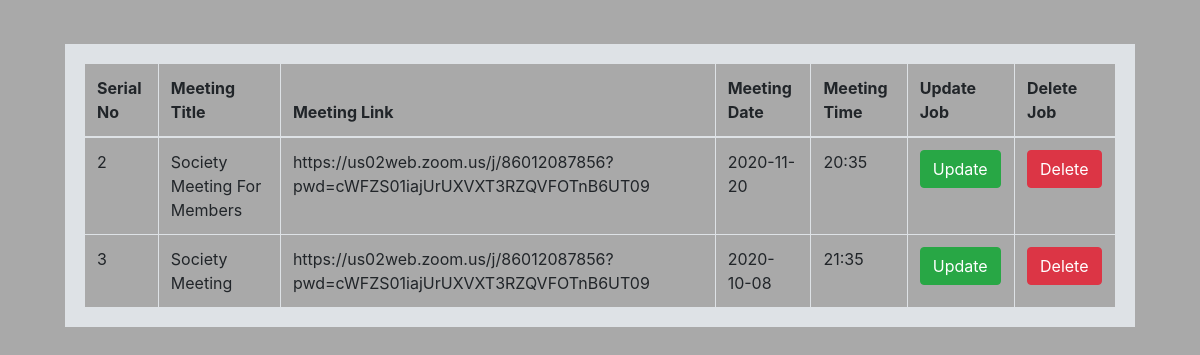
Screenshot of /view_host_meeting.php (signed in) with the database file from the repository.
### tables this page shows
CREATE TABLE `host_meeting` (
  `meeting_slno` int(100) NOT NULL,
  `meeting` varchar(100) NOT NULL,
  `meeting_link` varchar(100) NOT NULL,
  `date_of_meeting` varchar(100) NOT NULL,
  `time_of_meeting` varchar(100) NOT NULL
);

### view_host_meeting.php (the view, shortened to what this page needs)
<?php
    include 'dbconn.php';
if(!isset($_SESSION['loggedin']) && $_SESSION['user']=="admin"){
echo '
<div class="alert alert-danger" role="alert">
Login First
</div>';
}
else if(isset($_SESSION['loggedin']) && $_SESSION['user']==null){
    echo '
    <div class="alert alert-danger" role="alert">
    You are not an Admin
    </div>';
}
else if(!isset($_SESSION['loggedin']) && $_SESSION['user']==null){
    echo '
    <div class="alert alert-danger" role="alert">
    Login First
    </div>';
    }
    else{
?>
<!doctype html>
<html lang="en">
<head>
    <link rel="stylesheet" href="https://stackpath.bootstrapcdn.com/bootstrap/4.5.2/css/bootstrap.min.css"
>
</head>
<body style="background-color: darkgray;">
    <div class="container">
        <div class="card-body" style="overflow-x:auto;">
            <table class="table table-bordered my-4" style="border-width: 20px; ">
                <thead style="background-color:darkgray;">
                    <tr>
                        <th scope="col">Serial No</th>
                        <th scope="col">Meeting Title</th>
                        <th scope="col">Meeting Link</th>
                        <th scope="col">Meeting Date</th>
                        <th scope="col">Meeting Time</th>
                        <th scope="col">Update Job</th>
                        <th scope="col">Delete Job</th>
                    </tr>
                </thead>
                <tbody>
                    <?php
$sql="select * from `host_meeting`";
$result=mysqli_query($conn,$sql);
while($row=mysqli_fetch_assoc($result)){
echo ' <tr>
<td>'.$row['meeting_slno'].'</td>
<td>'.$row['meeting'].'</td>
<td>'.$row['meeting_link'].'</td>
<td>'.$row['date_of_meeting'].'</td>
<td>'.$row['time_of_meeting'].'</td>
<td> <a href="meeting_update.php?meeting_id='.$row['meeting_slno'].'"><button type="button" class="btn btn-success">Update</button></td></a>
<td><a href="meeting_delete.php?meeting_id='.$row['meeting_slno'].'"><button type="button" class="btn btn-danger">Delete</button></td></a>
</tr>';
}
?>
                </tbody>
            </table>
        </div>
    </div>
    <?php }?>
</body>
</html>

### rows the page displays
host_meeting: meeting_slno "2", meeting "Society Meeting For Members", meeting_link "https://us02web.zoom.us/j/86012087856?pwd=cWFZS01iajUrUXVXT3RZQVFOTnB6UT09", date_of_meeting "2020-11-20", time_of_meeting "20:35"
host_meeting: meeting_slno "3", meeting "Society Meeting", meeting_link "https://us02web.zoom.us/j/86012087856?pwd=cWFZS01iajUrUXVXT3RZQVFOTnB6UT09", date_of_meeting "2020-10-08", time_of_meeting "21:35"
